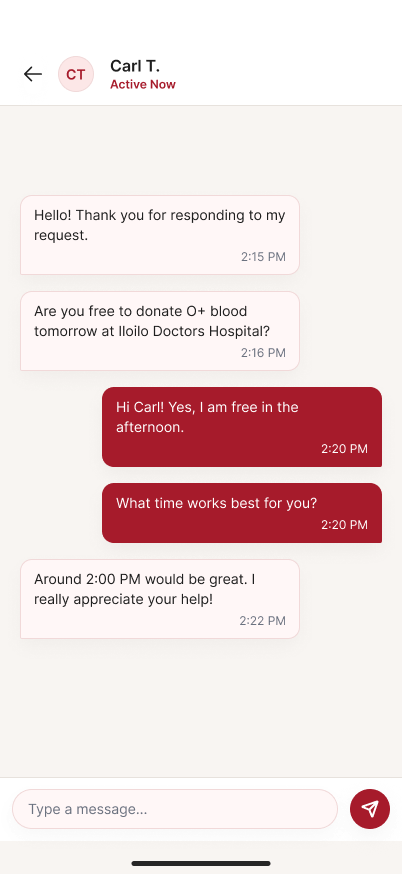
#> input picture video/assets/ui/chat.png, 402 x 874 px
$ python -i render.py   (imports and definitions only)
#> lines starting #> are read from the running program, lines starting #| are printed output that depends on the picture
### video/src/timeline.py
"""Edit decision list for the DooGo commercial (1920x1080, 30fps, <= 1:30).

All times are in seconds on the final timeline unless marked as clip time.
Anchors are normalized (x, y) positions inside the *source* clip frame; they are
mapped through each segment's zoom so bubbles stay pinned to the speaker.
"""
import os

ROOT = os.path.dirname(os.path.dirname(os.path.abspath(__file__)))
CLIPS = os.path.join(ROOT, "clips")
ASSETS = os.path.join(ROOT, "assets")
OUT = os.path.join(ROOT, "out")

W, H, FPS = 1920, 1080, 30

# --- brand (DooGo UI Guidelines) ---
CRIMSON = (166, 27, 43)
CRIMSON_DARK = (140, 22, 34)
TEXT = (31, 31, 31)
TEXT_2 = (107, 114, 128)
SURFACE = (255, 255, 255)
TINT = (255, 247, 247)
ICON_BG = (252, 231, 231)
APP_BG = (248, 245, 242)
BORDER = (231, 226, 221)


def clip(name):
    return os.path.join(CLIPS, name)


# Each segment: kind, start, dur, plus kind-specific fields.
# zoom: (z0, z1, cx, cy) -> zoom eases from z0 to z1 around the point (cx, cy).
SEGMENTS = [
    # Scene 1 - The Call
    dict(kind="clip", src="phone_rings.mp4", t_in=1.0, start=0.0, dur=8.6, zoom=(1.0, 1.08, 0.66, 0.5),
         punch=(5.3, 0.10)),
    dict(kind="clip", src="family_call.mp4", t_in=0.3, start=8.6, dur=4.0, zoom=(1.12, 1.0, 0.42, 0.45)),
    dict(kind="clip", src="phone_rings.mp4", t_in=14.3, start=12.6, dur=2.7, zoom=(1.12, 1.18, 0.66, 0.55)),
    # Scene 2 - The Problem
    dict(kind="clip", src="friends_scrolling.mp4", t_in=0.0, start=15.3, dur=8.9, zoom=(1.0, 1.06, 0.5, 0.4)),
    # Scene 3 - Introducing DooGo
    dict(kind="clip", src="friends_scrolling.mp4", t_in=8.9, start=24.2, dur=4.1, zoom=(1.04, 1.1, 0.5, 0.35)),
    dict(kind="clip", src="seeker_request.mp4", t_in=0.0, start=28.3, dur=2.9, zoom=(1.0, 1.45, 0.53, 0.47)),
    dict(kind="ui", scene="logo", start=31.2, dur=2.6),
    # Scene 4 - Request Blood
    dict(kind="clip", src="seeker_request.mp4", t_in=3.0, start=33.8, dur=10.5, zoom=(1.18, 1.18, 0.55, 0.55)),
    dict(kind="clip", src="donor_settings.mp4", t_in=0.0, start=44.3, dur=3.0, speed=0.5, zoom=(1.1, 1.2, 0.78, 0.3)),
    # Scene 5 - Finding a Donor (prototype)
    dict(kind="ui", scene="donor", start=47.3, dur=11.2),
    # Scene 6 - Donor Availability
    dict(kind="clip", src="donor_settings.mp4", t_in=2.0, start=58.5, dur=5.2, zoom=(1.12, 1.12, 0.78, 0.38)),
    dict(kind="clip", src="donor_settings.mp4", t_in=8.0, start=63.7, dur=6.5, zoom=(1.12, 1.16, 0.74, 0.45)),
    # Scene 7 - Connecting
    dict(kind="clip", src="seeker_request.mp4", t_in=11.0, start=70.2, dur=2.5, zoom=(1.2, 1.3, 0.55, 0.5)),
    dict(kind="ui", scene="chat", start=72.7, dur=7.8),
    # Scene 8 - The Message
    dict(kind="clip", src="meet_handshake.mp4", t_in=0.6, start=80.5, dur=5.8, zoom=(1.0, 1.1, 0.42, 0.5)),
    dict(kind="ui", scene="end", start=86.3, dur=3.4),
]
TOTAL = SEGMENTS[-1]["start"] + SEGMENTS[-1]["dur"]  # 89.7s

ROLE = {"seeker": "Student", "friend1": "Friend", "friend2": "Friend", "family": "Family", "donor": "Donor"}

# Spoken lines. seg = index into SEGMENTS for anchor mapping (None = UI layout / narrator).
# t = when the line starts; fit = stretch the AI voice to this many seconds so it
# matches how long the actor's mouth moves (measured with face tracking);
# text/show override the bubble text and how long it stays up.
LINES = [
    dict(key="s1_hello", who="seeker", t=5.0, seg=0, anchor=(0.70, 0.47)),
    dict(key="s1_what", who="seeker", t=6.0, seg=0, anchor=(0.70, 0.47), show=0.85),
    dict(key="s1_need", who="seeker", t=7.0, fit=1.35, seg=0, anchor=(0.70, 0.47)),
    dict(key="s1_family", who="family", t=8.85, fit=3.45, seg=1, anchor=(0.43, 0.40)),
    dict(key="s1_anyone", who="seeker", t=12.9, fit=2.1, seg=2, anchor=(0.69, 0.50)),
    dict(key="n0", who="narrator", t=15.7),
    dict(key="s2_maybe", who="friend1", t=20.0, seg=3, anchor=(0.50, 0.20)),
    dict(key="s2_time", who="seeker", t=23.3, seg=3, anchor=(0.71, 0.36)),
    dict(key="s3_wait", who="friend2", t=24.7, seg=4, anchor=(0.22, 0.16)),
    dict(key="s3_doogo", who="seeker", t=26.9, seg=4, anchor=(0.70, 0.34)),
    dict(key="n1", who="narrator", t=28.6),
    dict(key="s4_sent", who="seeker", t=42.3, seg=7, anchor=(0.10, 0.80)),
    dict(key="s5_type", who="donor", t=49.9, seg=None),
    dict(key="n2", who="narrator", t=51.2),
    dict(key="s5_help", who="donor", t=56.4, seg=None),
    dict(key="n3", who="narrator", t=59.0),
    dict(key="s7_thanks", who="seeker", t=74.3, seg=None),
    dict(key="s7_course", who="donor", t=77.0, seg=None),
    dict(key="n4", who="narrator", t=80.9),
    dict(key="n5", who="narrator", t=86.6, caption=False),
]

# On-screen text from the script
TITLES = [
    dict(text="In an emergency, finding a donor can be difficult.", t0=9.4, t1=12.5),
]

# Prototype step chips over the phone footage (absolute times)
CHIPS = [
    (33.8, 35.2, "Sign In"),
    (35.2, 36.4, "Dashboard  →  Request Blood"),
    (36.4, 38.7, "Blood Type  →  Location  →  Request Details"),
    (38.7, 40.6, "Compatible Donors"),
    (40.6, 41.6, "Send Request"),
    (41.6, 44.3, "Request Sent!"),
    (58.5, 59.9, "Donate Blood"),
    (59.9, 61.5, "Set Up / Update Donation  ·  O+"),
    (61.5, 63.7, "Information Saved"),
    (63.7, 65.0, "Manage Status"),
    (65.0, 67.6, "Set as Available  ·  Turn Off for Now"),
    (67.6, 70.2, "You're Available"),
]

# Push notifications
BANNERS = [
    dict(t0=44.55, t1=47.3, title="Someone needs a blood donor.", body="O+  ·  2 bags  ·  Iloilo City  ·  Tap to view"),
    dict(t0=70.4, t1=72.7, title="A donor has responded to your request.", body="Carl T. accepted your blood request"),
]

# Scene 2: floating chats from other apps - messages sent, seen, no reply
FLOAT_CHATS = (15.1, 19.9)
CHATS = [
    dict(name="Tita Grace", init="TG", msg="Tita, do you know anyone with O+ blood? It's urgent.", pos=(70, 380), t=15.25),
    dict(name="BSIT 3A Group", init="3A", msg="Does anyone know a blood donor? Please, we need one now.", pos=(560, 560), t=15.85),
    dict(name="Kuya Mark", init="KM", msg="Kuya, are you free to donate blood? Please reply.", pos=(1400, 560), t=16.45),
]

# Heartbeat (Scene 1-2 tension): beat times drive both the SFX and the red pulse
def _beats():
    out, t, gap = [], 8.6, 0.86
    while t < 24.0:
        out.append(round(t, 3))
        if not (20.9 < t < 22.0):
            pass
        t += gap
        gap = max(0.6, gap * 0.985)
#> further down, picture is the input picture: PIL image 402x874 RGBA; mean R, G, B, A 238.2, 219.4, 219.6, 255
    return out


BEATS = _beats()
RING = (0.8, 3.9)  # phone ringing (absolute)
MUSIC_PAUSE = (21.0, 24.3)

### video/src/render.py
"""Render the DooGo commercial picture track (silent) to out/picture.mp4.

Clips are decoded through ffmpeg (their own audio is dropped), zoomed and
graded, then chat bubbles, narrator captions, prototype step chips, push
notifications and animated prototype screens are composited frame by frame.
"""
import json
import math
import os
import subprocess
import sys

import numpy as np
from PIL import Image, ImageDraw, ImageFilter, ImageFont

from timeline import (APP_BG, ASSETS, BANNERS, BEATS, BORDER, CHATS, CHIPS, FLOAT_CHATS, CRIMSON, FPS, H, ICON_BG, LINES, OUT,
                      ROLE, SEGMENTS, SURFACE, TEXT, TEXT_2, TINT, TITLES, TOTAL, W, clip)

FONT_DIR = os.path.join(ASSETS, "fonts")
UI = os.path.join(ASSETS, "ui")
# [1 line not run here, left out]


def font(weight, size):
    return ImageFont.truetype(os.path.join(FONT_DIR, f"Inter-{weight}.ttf"), size)


# ---------------------------------------------------------------- easing utils
def clamp(x, a=0.0, b=1.0):
    return max(a, min(b, x))


def ease_out(x):
    x = clamp(x)
    return 1 - (1 - x) ** 3


def ease_io(x):
    x = clamp(x)
    return x * x * (3 - 2 * x)


# [11 lines left out: functions back_out, rrect, not called in this run]


def shadowed(im, blur=18, offset=(0, 10), alpha=70, pad=40):
    """Return im on a transparent canvas with a soft drop shadow; also the paste offset."""
#> called with blur = 18, offset = (0, 10), alpha = 70, pad = 40
    w, h = im.size
#> w = 402; h = 874
    can = Image.new("RGBA", (w + pad * 2, h + pad * 2), (0, 0, 0, 0))
#> can: PIL image 482x954 RGBA; every value is 0
    sh = Image.new("RGBA", can.size, (0, 0, 0, 0))
    a = im.split()[3].point(lambda v: v * alpha // 255)
#> a: PIL image 402x874 L; every value is 70
    sh.paste((0, 0, 0, 255), (pad + offset[0], pad + offset[1]), a)
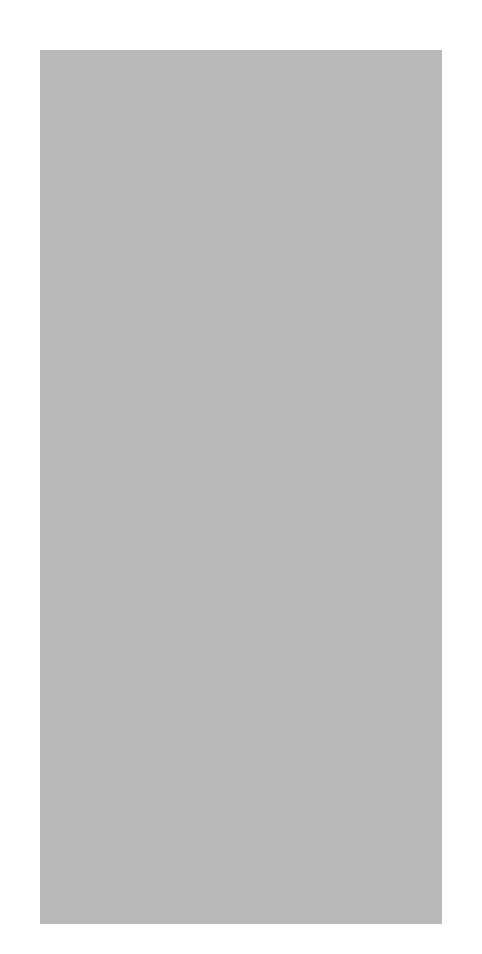
#> sh: PIL image 482x954 RGBA; mean R, G, B, A 0, 0, 0, 53.5; transparent parts drawn white
    sh = sh.filter(ImageFilter.GaussianBlur(blur))
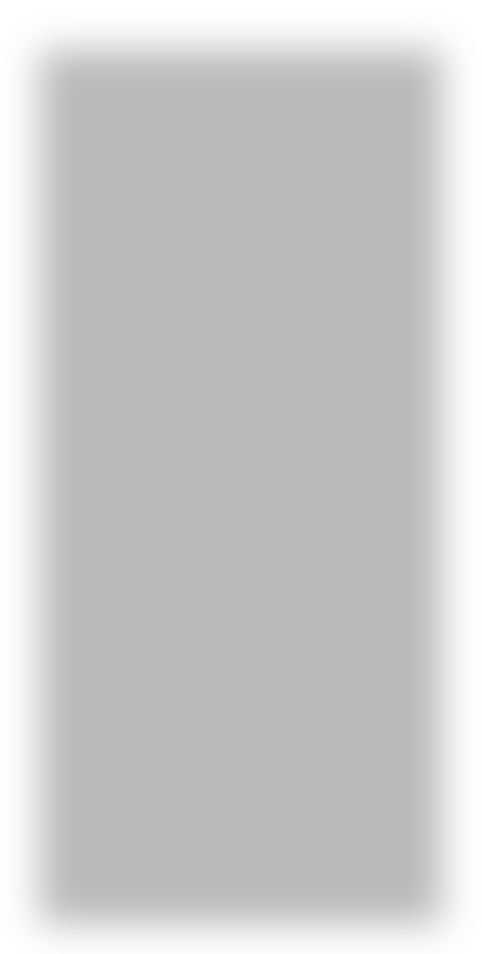
#> sh: PIL image 482x954 RGBA; mean R, G, B, A 0, 0, 0, 53.5; transparent parts drawn white
    can.alpha_composite(sh)
    can.alpha_composite(im, (pad, pad))
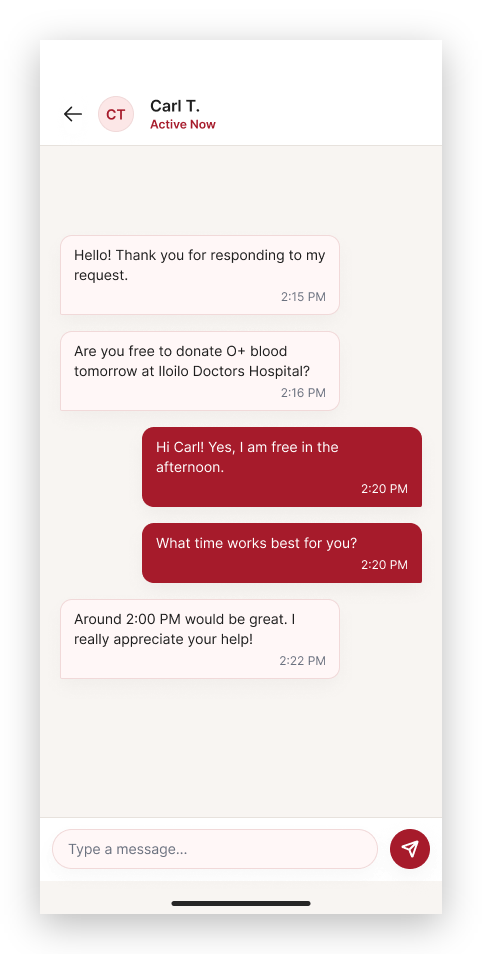
#> can: PIL image 482x954 RGBA; mean R, G, B, A 182, 167.6, 167.8, 197.7; transparent parts drawn white
    return can, pad


# [158 lines left out: functions paste_center, wrap, make_bubble, make_chip, draw_drop, make_app_icon and 3 more, not called in this run]


# -------------------------------------------------------------- phone mockup
SCR_W, SCR_H = 402, 874
PH_SCALE = 1.1
BEZEL = 16


def screen(name):
    return Image.open(os.path.join(UI, name + ".png")).convert("RGBA").resize((SCR_W, SCR_H), Image.LANCZOS)


# [87 lines left out: functions phone_frame, chat_base, draw_chat, zoom_frame, seg_zoom, map_anchor, not called in this run]


class ClipReader:
    # [15 lines left out: functions __init__, read, not called in this run]

    def close(self):
        self.p.stdout.close()
        self.p.wait()


# ----------------------------------------------------------------- UI scenes
# [11 lines left out: function soft_bg, not called in this run]


class UIScenes:
    # [140 lines left out: functions __init__, phone_at, slide, ripple, label, logo_scene and 3 more, not called in this run]

    def render(self, scene, lt, dur):
        return getattr(self, scene + "_scene")(lt, dur)


# ------------------------------------------------------------ overlay layers
class Overlays:
    # [146 lines left out: functions __init__, bubble, caption, title, chip, banner and 2 more, not called in this run]


def clamp_arr(x):
    return np.clip(x, 0, 1)


# [89 lines left out: functions _alpha, main, not called in this run]


# [2 lines not run here, left out]

>>> from PIL import Image
>>> picture = Image.open('../assets/ui/chat.png')
>>> result = shadowed(picture)

$ run again, on video/assets/ui/request_accepted.png
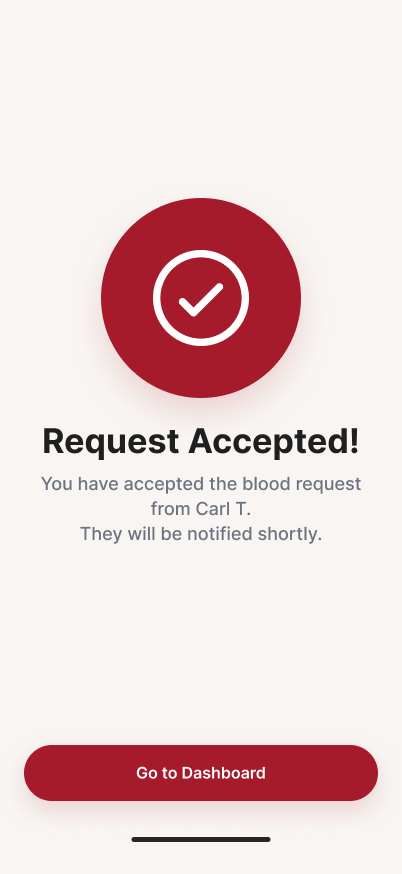
#> input picture video/assets/ui/request_accepted.png, 402 x 874 px
#> picture is the input picture: PIL image 402x874 RGBA; mean R, G, B, A 233, 211.2, 211.1, 255
#> a: PIL image 402x874 L; every value is 70
#> in shadowed, `can.alpha_composite(im, (pad, pad))`:
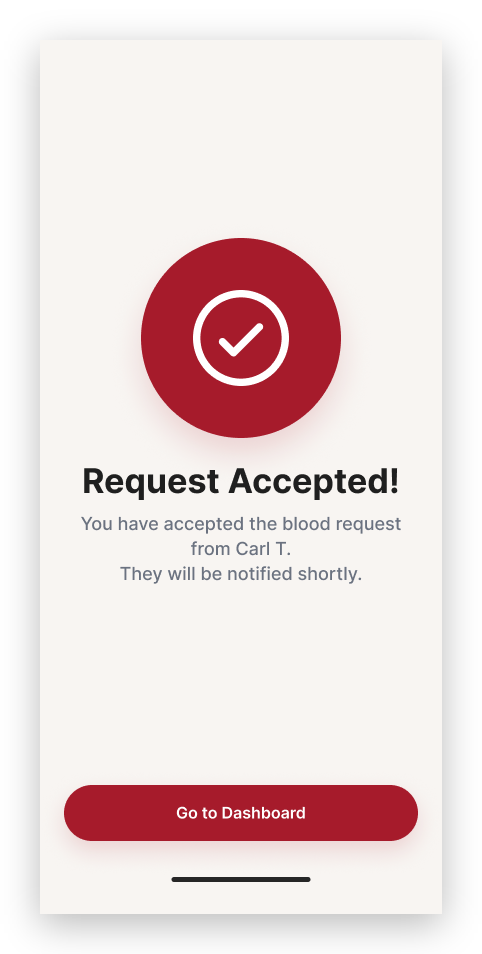
#> can: PIL image 482x954 RGBA; mean R, G, B, A 178, 161.4, 161.3, 197.7; transparent parts drawn white

$ run again, on video/assets/ui/request_details.png
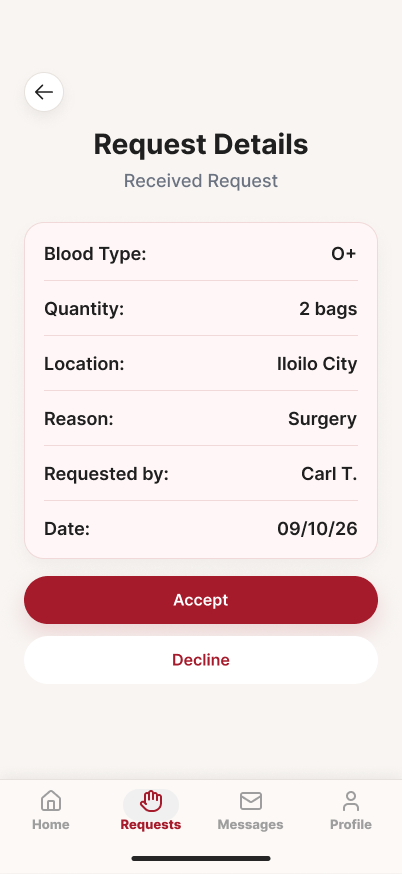
#> input picture video/assets/ui/request_details.png, 402 x 874 px
#> picture is the input picture: PIL image 402x874 RGBA; mean R, G, B, A 241.6, 230.3, 229.6, 255
#> a: PIL image 402x874 L; every value is 70
#> in shadowed, `can.alpha_composite(im, (pad, pad))`:
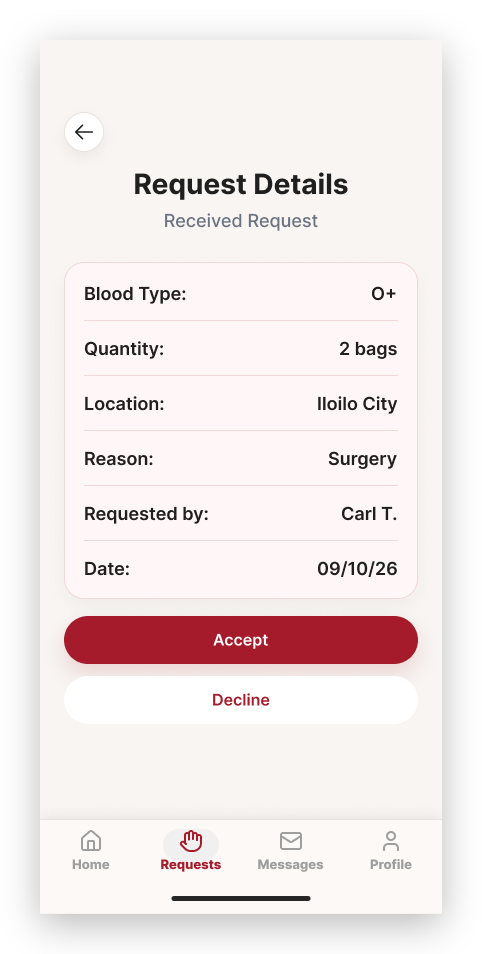
#> can: PIL image 482x954 RGBA; mean R, G, B, A 184.6, 176, 175.4, 197.7; transparent parts drawn white

$ run again, on video/assets/ui/request_form_small.png
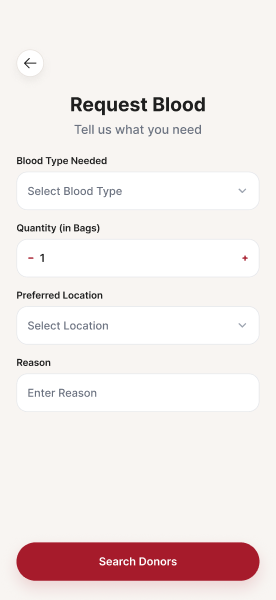
#> input picture video/assets/ui/request_form_small.png, 276 x 600 px
#> picture is the input picture: PIL image 276x600 RGBA; mean R, G, B, A 241.7, 232, 230.9, 255
#> a: PIL image 276x600 L; every value is 70
#> in shadowed, `sh = sh.filter(ImageFilter.GaussianBlur(blur))`:
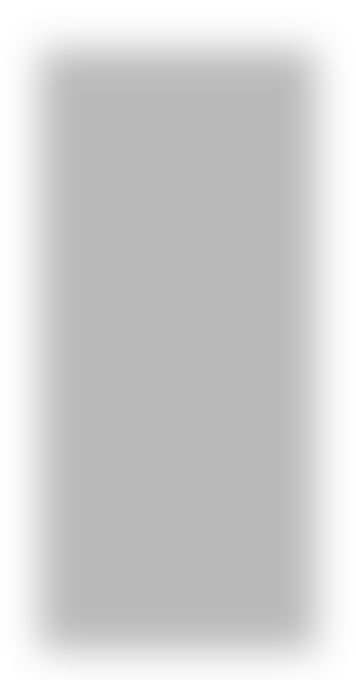
#> sh: PIL image 356x680 RGBA; mean R, G, B, A 0, 0, 0, 47.9; transparent parts drawn white
#> in shadowed, `can.alpha_composite(im, (pad, pad))`:
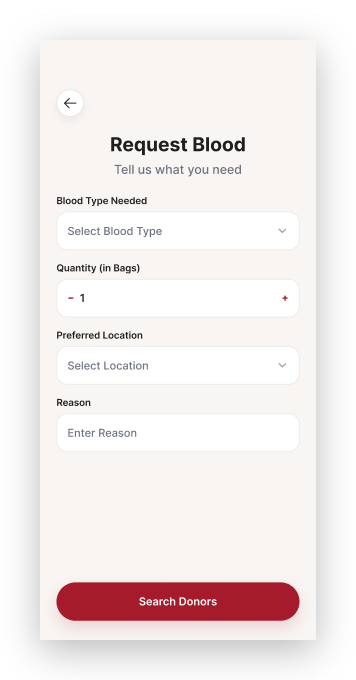
#> can: PIL image 356x680 RGBA; mean R, G, B, A 165.3, 158.7, 157.9, 178.2; transparent parts drawn white
